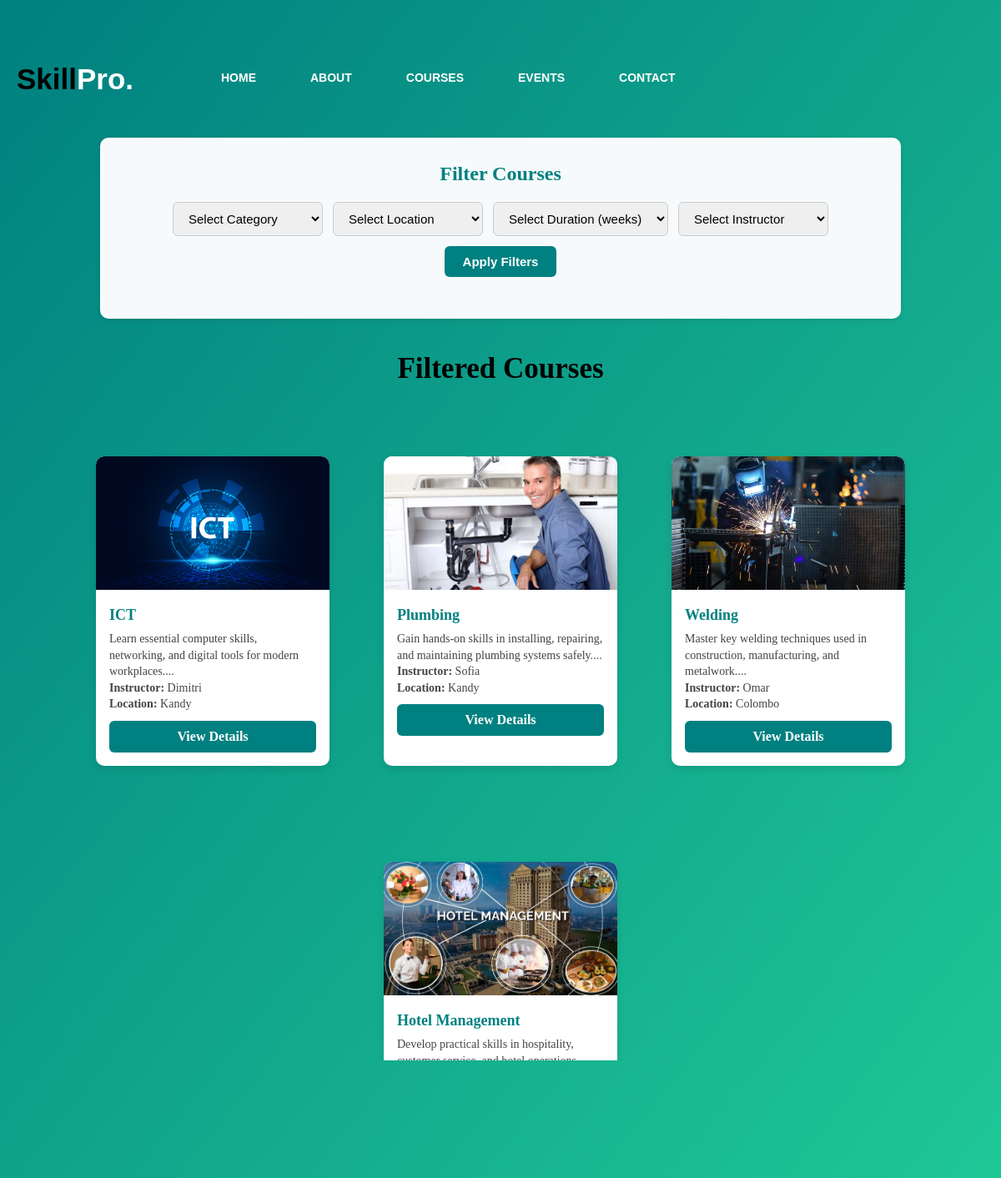
The app's page /includes/search_course.php with its own data.
### tables this page shows
CREATE TABLE `courses` (
  `course_id` int(11) NOT NULL,
  `course_name` varchar(150) NOT NULL,
  `category` varchar(100) NOT NULL,
  `course_des` text NOT NULL,
  `user_id` int(11) NOT NULL,
  `duration` int(11) NOT NULL,
  `start_date` date NOT NULL,
  `image` varchar(255) NOT NULL,
  `fee` decimal(10,2) NOT NULL,
  `mode` enum('Online','On-site') NOT NULL,
  `location` varchar(100) NOT NULL,
  `created_at` timestamp NOT NULL DEFAULT current_timestamp()
);

CREATE TABLE `users` (
  `user_id` int(11) NOT NULL,
  `username` varchar(100) NOT NULL,
  `role` enum('Admin','Instructor','Student') NOT NULL DEFAULT 'Student',
  `email` varchar(150) NOT NULL,
  `phone_num` varchar(150) NOT NULL,
  `password` varchar(255) NOT NULL,
  `gender` enum('Male','Female','Prefer not to say') NOT NULL,
  `image_user` varchar(250) NOT NULL,
  `created_at` timestamp NOT NULL DEFAULT current_timestamp()
);

### includes/search_course.php (the view, shortened to what this page needs)
<?php
include('../includes/connect.php');
$sql = "SELECT c.*, u.username AS instructor
        FROM courses c
        LEFT JOIN users u ON c.user_id = u.user_id";
$stmt = $conn->prepare($sql);
$stmt->execute();
$result = $stmt->get_result();
?>
<!DOCTYPE html>
<html lang="en">
<head>
<link rel="stylesheet" href="../style1.css">
<link rel="stylesheet" href="../css/search_courses.css">
</head>
<body>
<div class="main">
  <div class="navbar">
      <div class="icon">
          <a href="../index.php"><h2 class="logo">Skill<span>Pro.</span></h2></a>
      </div>
      <div class="menu">
          <ul>
              <li><a href="../index.php">HOME</a></li>
              <li><a href="./about.php">ABOUT</a></li>
              <li><a href="./courses.php">COURSES</a></li>
              <li><a href="./event.php">EVENTS</a></li>
              <li><a href="./contact.php">CONTACT</a></li>
          </ul>
      </div>
  </div>
  <div class="filter-container">
      <h2>Filter Courses</h2>
      <form method="GET" class="filter-form">
          <select name="category">
              <option value="">Select Category</option>
          </select>
          <select name="location">
              <option value="">Select Location</option>
          </select>
          <select name="duration">
              <option value="">Select Duration (weeks)</option>
          </select>
          <select name="instructor">
              <option value="">Select Instructor</option>
          </select>
          <button type="submit" class="btn-filter">Apply Filters</button>
      </form>
  </div>
  <div class="card_container1">
      <div class="title_courses">Filtered Courses</div>
      <?php if ($result->num_rows > 0) { ?>
          <?php while ($row = $result->fetch_assoc()) { ?>
              <div class="card1">
                  <img src="../<?= htmlspecialchars($row['image']); ?>" alt="<?= htmlspecialchars($row['course_name']); ?>">
                  <div class="card_content1">
                      <h3><?= htmlspecialchars($row['course_name']); ?></h3>
                      <p><?= htmlspecialchars(substr($row['course_des'], 0, 100)) . '...'; ?></p>
                      <p><strong>Instructor:</strong> <?= htmlspecialchars($row['instructor']); ?></p>
                      <p><strong>Location:</strong> <?= htmlspecialchars($row['location']); ?></p>
                      <a href="./course_details.php?id=<?= $row['course_id']; ?>" class="btn-course">View Details</a>
                  </div>
              </div>
          <?php } ?>
      <?php } else { ?>
          <p style="text-align:center;">No courses found matching your filters.</p>
      <?php } ?>
  </div>
</div>
</body>
</html>

### style1.css (style rules this page uses)
* { margin: 0; padding: 0; box-sizing: border-box; }
.main { width: 100%; min-height: 100vh; padding-top: 50px; padding-bottom: 50px; background: linear-gradient(to bottom right, #008080, #20c997); background-repeat: no-repeat; background-attachment: fixed; background-size: cover; background-position: center; }
.navbar { max-width: 1300px; width: 100%; height: 75px; margin: auto; }
.icon { width: 200px; float: left; height: 70px; }
.logo { color: #000; font-size: 35px; font-family: Arial; padding-left: 20px; float: left; padding-top: 25px; }
.icon span { color: #ffffff; }
.menu { width: 400px; float: left; height: 70px; }
ul { float: left; display: flex; justify-content: center; align-items: center; }
ul li { list-style: none; margin-left: 65px; margin-top: 35px; font-size: 14px; position: relative; }
ul li a { text-decoration: none; color: #fff; font-family: Arial; font-weight: bold; transition: 0.1s ease-in-out; display: flex; align-items: center; gap: 5px; }
.card_container1 { display: flex; justify-content: center; flex-wrap: wrap; margin-top: 30px; }
.card1 { width: 325px; background-color: #f0f0f0; border-radius: 8px; overflow: hidden; box-shadow: 0px 2px 4px rgba(0,0,0,0.2); margin: 20px; margin-bottom: 30px; margin-top: 60px; }
.card1 img { width: 100%; height: 50%; }
.card_content1 { padding: 16px; }
.card_content1 h3 { font-size: 20px; margin-bottom: 8px; }
.card_content1 p { color: #666; font-size: 15px; line-height: 1.3; }
.card_content1 a { text-decoration: none; margin-top: 10px; }
.title_courses, .title_it { text-align: center; width: 100%; font-size: 35px; font-weight: bold; }
.filter-form { display: flex; justify-content: center; flex-wrap: wrap; gap: 10px; margin-bottom: 20px; }
.filter-form select, .filter-form input { padding: 8px 10px; border: 1px solid #ccc; border-radius: 6px; }

### css/search_courses.css (style rules this page uses)
.filter-container { text-align: center; padding: 30px; background: #f7fafc; border-radius: 10px; margin: 40px auto; width: 80%; box-shadow: 0 2px 6px rgba(0, 0, 0, 0.1); }
.filter-container h2 { color: #008080; margin-bottom: 20px; font-size: 24px; }
.filter-form { display: flex; flex-wrap: wrap; justify-content: center; gap: 12px; }
.filter-form select { padding: 10px 14px; border: 1px solid #ccc; border-radius: 6px; font-size: 15px; min-width: 180px; }
.btn-filter { background: #008080; color: white; border: none; padding: 10px 22px; border-radius: 6px; cursor: pointer; font-size: 15px; font-weight: 600; transition: 0.3s ease; }
.card_container1 { display: flex; flex-wrap: wrap; justify-content: center; gap: 25px; margin: 40px; }
.card1 { background: white; border-radius: 10px; width: 280px; box-shadow: 0 4px 10px rgba(0, 0, 0, 0.1); overflow: hidden; transition: transform 0.3s ease, box-shadow 0.3s ease; }
.card1 img { width: 100%; height: 160px; object-fit: cover; }
.card_content1 { padding: 16px; text-align: left; }
.card_content1 h3 { color: #008080; font-size: 18px; margin-bottom: 8px; }
.card_content1 p { font-size: 14px; color: #444; line-height: 1.4; }
.btn-course { display: block; background: #008080; color: #fff; text-align: center; padding: 10px 0; border-radius: 6px; text-decoration: none; font-weight: 600; margin-top: 10px; transition: 0.3s ease; }

### records on screen
courses: image (picture), course_name "ICT", course_des "Learn essential computer skills, networking, and digital tools for modern workplaces.", user.username "Dimitri", location "Kandy"
courses: image (picture), course_name "Plumbing", course_des "Gain hands-on skills in installing, repairing, and maintaining plumbing systems safely.", user.username "Sofia", location "Kandy"
courses: image (picture), course_name "Welding", course_des "Master key welding techniques used in construction, manufacturing, and metalwork.", user.username "Omar", location "Colombo"
courses: image (picture), course_name "Hotel Management", course_des "Develop practical skills in hospitality, customer service, and hotel operations."
